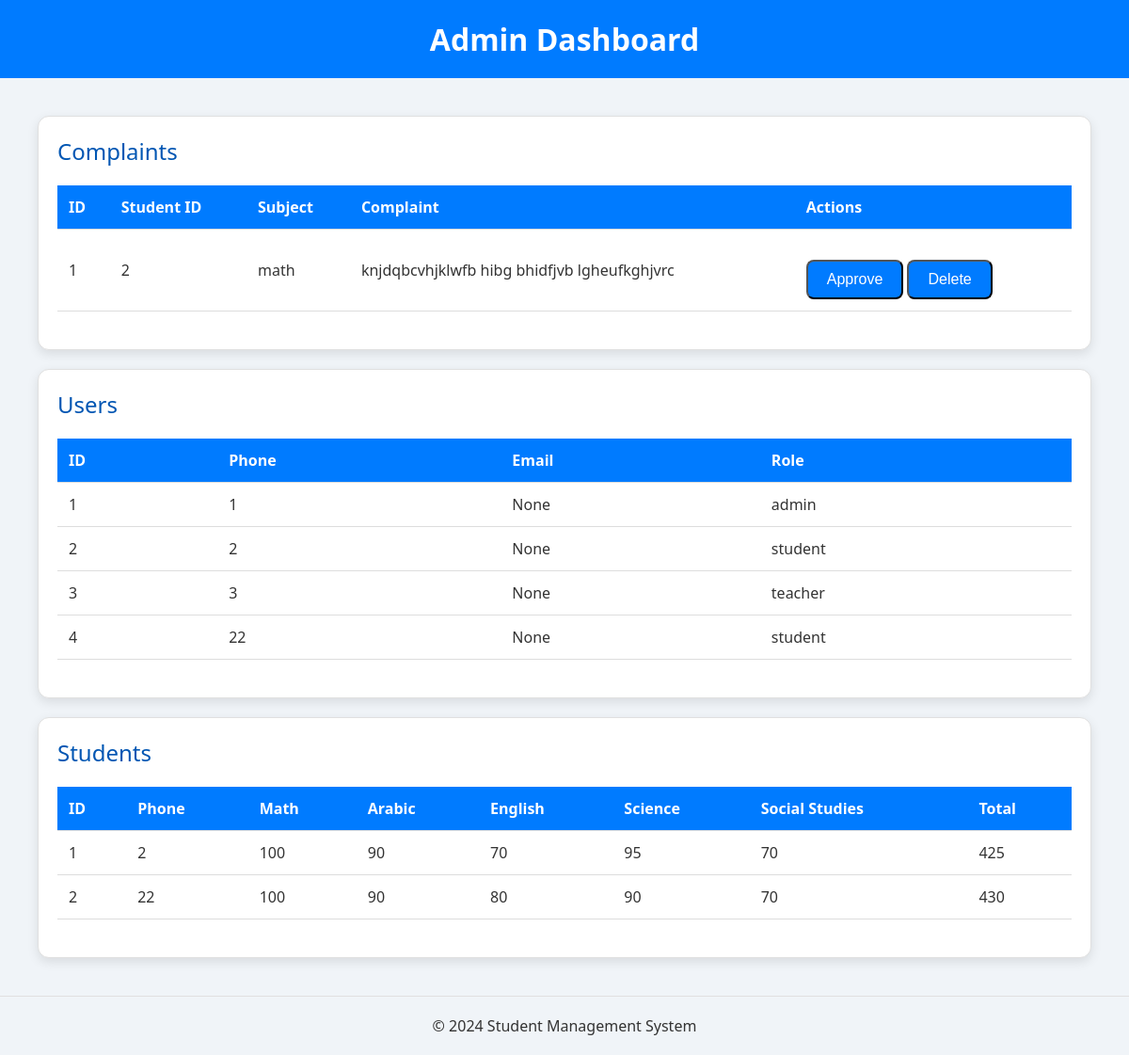
Screenshot of /admin_dashboard (signed in) with the database file from the repository.
### main.py (models this page shows)
class Complaint(db.Model):
    id = db.Column(db.Integer, primary_key=True)
    user_id = db.Column(db.Integer, db.ForeignKey('user.id'))
    subject = db.Column(db.String(100))
    mark = db.Column(db.Integer)
    complaint_text = db.Column(db.String(1000))
    date_submitted = db.Column(db.DateTime, default=datetime.utcnow)
    resolved = db.Column(db.Boolean, default=False)
    user = db.relationship('User', backref='complaints')

class User(UserMixin, db.Model):
    id = db.Column(db.Integer, primary_key=True)
    phone = db.Column(db.String(100), unique=True, nullable=False)
    password = db.Column(db.String(100), nullable=False)
    name = db.Column(db.String(1000))
    email = db.Column(db.String(100), nullable=False)
    country = db.Column(db.String(100))
    subscription = db.Column(db.String(100))
    credit = db.Column(db.Integer, default=0)
    role = db.Column(db.String(100), default="user")
    pay = db.Column(db.Boolean(), default=False)
    message = db.Column(db.String(1000))
    starting_day = db.Column(db.DateTime)
    due_date = db.Column(db.DateTime)
    delegate = db.Column(db.DateTime)
    photo_filename = db.Column(db.String(1000))

class Student(db.Model):
    id = db.Column(db.Integer, primary_key=True)
    phone = db.Column(db.String(1000), unique=True, nullable=False)
    math = db.Column(db.Integer, default=0)
    arabic = db.Column(db.Integer, default=0)
    english = db.Column(db.Integer, default=0)
    science = db.Column(db.Integer, default=0)
    social_studies = db.Column(db.Integer, default=0)
    total = db.Column(db.Integer, default=0)
    grades = db.Column(db.String(1000))
    faculty = db.Column(db.String(1000))

### main.py (the view, shortened to what this page needs)
@app.route('/admin_dashboard', methods=['GET', 'POST'])
@login_required
def admin_dashboard():
    if not current_user.role == "admin":
        flash('Unauthorized access', 'danger')
        return redirect(url_for('start'))
    complaints = Complaint.query.all()
    users = User.query.all()
    students = Student.query.all()
    return render_template('admin_dashboard.html', users=users, students=students, complaints=complaints)

### main.py (called while the page is built)
@login_manager.user_loader
def load_user(user_id):
    return User.query.get(int(user_id))

### templates/admin_dashboard.html (shortened to what this page needs)
<!DOCTYPE html>
<html lang="en">
<head>
</head>
<body>
    <header class="header">
        <h1>Admin Dashboard</h1>
    </header>
    <div class="main">
        <div class="card">
            <h2>Complaints</h2>
            <table>
                <thead>
                    <tr>
                        <th>ID</th>
                        <th>Student ID</th>
                        <th>Subject</th>
                        <th>Complaint</th>
                        <th>Actions</th>
                    </tr>
                </thead>
                <tbody>
                    {% for complaint in complaints %}
                    <tr>
                        <td>{{ complaint.id }}</td>
                        <td>{{ complaint.user_id }}</td>
                        <td>{{ complaint.subject }}</td>
                        <td>{{ complaint.complaint_text }}</td>
                        <td>
                           <form action="{{ url_for('approve_complaint', complaint_id=complaint.id) }}" method="post" style="display: inline;">
    <button type="submit" class="button">Approve</button>
</form>
<form action="{{ url_for('delete_complaint', complaint_id=complaint.id) }}" method="post" style="display: inline;">
    <button type="submit" class="button">Delete</button>
</form>
                        </td>
                    </tr>
                    {% endfor %}
                </tbody>
            </table>
        </div>
        <div class="card">
            <h2>Users</h2>
            <table>
                <thead>
                    <tr>
                        <th>ID</th>
                        <th>Phone</th>
                        <th>Email</th>
                        <th>Role</th>
                    </tr>
                </thead>
                <tbody>
                    {% for user in users %}
                    <tr>
                        <td>{{ user.id }}</td>
                        <td>{{ user.phone }}</td>
                        <td>{{ user.email }}</td>
                        <td>{{ user.role }}</td>
                    </tr>
                    {% endfor %}
                </tbody>
            </table>
        </div>
        <div class="card">
            <h2>Students</h2>
            <table>
                <thead>
                    <tr>
                        <th>ID</th>
                        <th>Phone</th>
                        <th>Math</th>
                        <th>Arabic</th>
                        <th>English</th>
                        <th>Science</th>
                        <th>Social Studies</th>
                        <th>Total</th>
                    </tr>
                </thead>
                <tbody>
                    {% for student in students %}
                    <tr>
                        <td>{{ student.id }}</td>
                        <td>{{ student.phone }}</td>
                        <td>{{ student.math }}</td>
                        <td>{{ student.arabic }}</td>
                        <td>{{ student.english }}</td>
                        <td>{{ student.science }}</td>
                        <td>{{ student.social_studies }}</td>
                        <td>{{ student.total }}</td>
                    </tr>
                    {% endfor %}
                </tbody>
            </table>
        </div>
    </div>
    <footer class="footer">
        <p>&copy; 2024 Student Management System</p>
    </footer>
</body>
</html>

### templates/admin_dashboard.html (style rules this page uses)
* { margin: 0; padding: 0; box-sizing: border-box; }
body { font-family: 'Segoe UI', Tahoma, Geneva, Verdana, sans-serif; background-color: #f0f4f8; color: #333; min-height: 100vh; display: flex; flex-direction: column; }
.header { background-color: #007bff; color: #fff; padding: 20px; text-align: center; }
.header h1 { margin: 0; font-size: 32px; font-weight: 600; }
.main { flex: 1; padding: 40px; display: flex; flex-direction: column; gap: 20px; }
.card { background-color: #fff; padding: 20px; border-radius: 12px; box-shadow: 0 4px 12px rgba(0, 0, 0, 0.1); border: 1px solid #e0e0e0; }
.card h2 { color: #0056b3; margin-bottom: 20px; font-size: 24px; font-weight: 500; }
table { width: 100%; border-collapse: collapse; margin-bottom: 20px; }
th, td { padding: 12px; text-align: left; border-bottom: 1px solid #ddd; }
th { background-color: #007bff; color: white; }
.button { background-color: #007bff; color: white; padding: 10px 20px; border-radius: 8px; text-decoration: none; font-size: 16px; margin-top: 20px; display: inline-block; text-align: center; }
.footer { background-color: #f0f4f8; padding: 20px; text-align: center; margin-top: auto; border-top: 1px solid #e0e0e0; }
.footer p { margin: 0; color: #333; }

### rows the page displays
Complaint: id "1", user_id "2", subject "math", complaint_text "knjdqbcvhjklwfb hibg bhidfjvb lgheufkghjvrc"
User: id "1", phone "1", email "None", role "admin"
User: id "2", phone "2", email "None", role "student"
User: id "3", phone "3", email "None", role "teacher"
User: id "4", phone "22", email "None", role "student"
Student: id "1", phone "2", math "100", arabic "90", english "70", science "95", social_studies "70", total "425"
Student: id "2", phone "22", math "100", arabic "90", english "80", science "90", social_studies "70", total "430"
